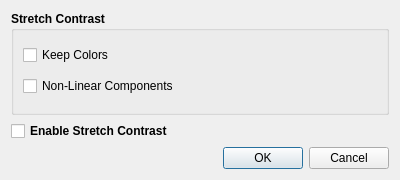
<?xml version="1.0" encoding="UTF-8"?>
<ui version="4.0">
 <class>DialogStretchContrast</class>
 <widget class="QDialog" name="DialogStretchContrast">
  <property name="geometry">
   <rect>
    <x>0</x>
    <y>0</y>
    <width>400</width>
    <height>180</height>
   </rect>
  </property>
  <property name="minimumSize">
   <size>
    <width>0</width>
    <height>180</height>
   </size>
  </property>
  <property name="maximumSize">
   <size>
    <width>16777215</width>
    <height>180</height>
   </size>
  </property>
  <property name="windowTitle">
   <string>Stretch Contrast</string>
  </property>
  <layout class="QVBoxLayout" name="verticalLayout">
   <item>
    <widget class="QGroupBox" name="groupBox">
     <property name="font">
      <font>
       <bold>true</bold>
      </font>
     </property>
     <property name="title">
      <string>Stretch Contrast</string>
     </property>
     <layout class="QVBoxLayout" name="verticalLayout_2">
      <item>
       <widget class="QCheckBox" name="chkKeepColors">
        <property name="font">
         <font>
          <bold>false</bold>
         </font>
        </property>
        <property name="text">
         <string>Keep Colors</string>
        </property>
       </widget>
      </item>
      <item>
       <widget class="QCheckBox" name="chkNonLinearComponents">
        <property name="font">
         <font>
          <bold>false</bold>
         </font>
        </property>
        <property name="text">
         <string>Non-Linear Components</string>
        </property>
       </widget>
      </item>
     </layout>
    </widget>
   </item>
   <item>
    <widget class="QCheckBox" name="chkStretchContrast">
     <property name="font">
      <font>
       <bold>true</bold>
      </font>
     </property>
     <property name="text">
      <string>Enable Stretch Contrast</string>
     </property>
    </widget>
   </item>
   <item>
    <widget class="QDialogButtonBox" name="buttonBox">
     <property name="orientation">
      <enum>Qt::Horizontal</enum>
     </property>
     <property name="standardButtons">
      <set>QDialogButtonBox::Cancel|QDialogButtonBox::Ok</set>
     </property>
    </widget>
   </item>
  </layout>
 </widget>
 <resources/>
 <connections>
  <connection>
   <sender>buttonBox</sender>
   <signal>accepted()</signal>
   <receiver>DialogStretchContrast</receiver>
   <slot>accept()</slot>
   <hints>
    <hint type="sourcelabel">
     <x>248</x>
     <y>254</y>
    </hint>
    <hint type="destinationlabel">
     <x>157</x>
     <y>274</y>
    </hint>
   </hints>
  </connection>
  <connection>
   <sender>buttonBox</sender>
   <signal>rejected()</signal>
   <receiver>DialogStretchContrast</receiver>
   <slot>reject()</slot>
   <hints>
    <hint type="sourcelabel">
     <x>316</x>
     <y>260</y>
    </hint>
    <hint type="destinationlabel">
     <x>286</x>
     <y>274</y>
    </hint>
   </hints>
  </connection>
 </connections>
</ui>
